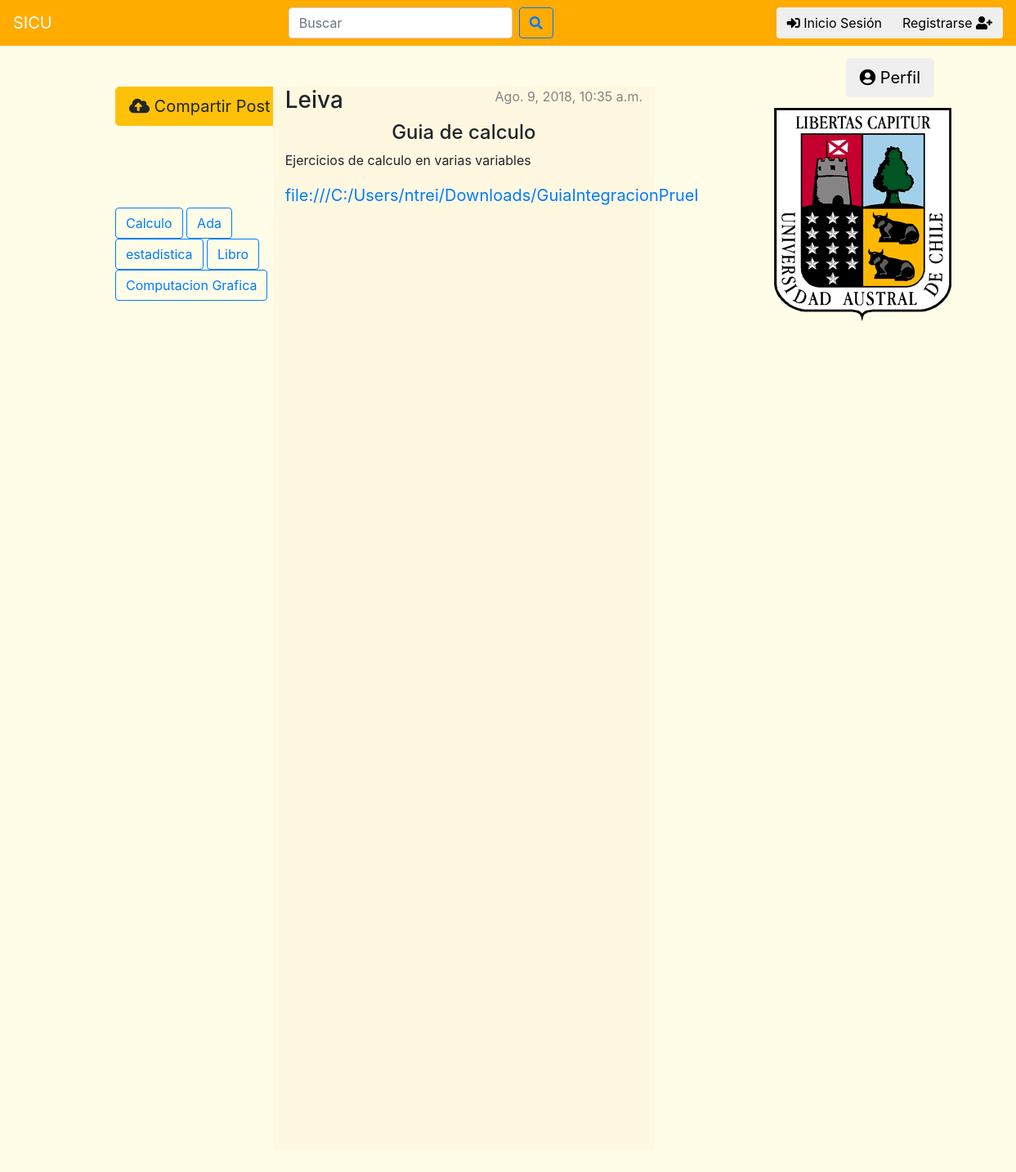
The app's page /post/31/ with its own data.
### blog/models.py (models this page shows, shortened)
@python_2_unicode_compatible
class Post(models.Model):
    autor = models.CharField(max_length=100)
    titulo = models.CharField(max_length=100)
    descripcion = models.TextField()
    link = models.CharField(max_length=400)
    fecha_creacion = models.DateTimeField(default = timezone.now)

### blog/views.py (the view)
def post_detail(request, pk):
    if request.method == 'POST':
        posts = reversed(Post.objects.filter(titulo__contains=request.POST.get('entrada')))
        return render(request, 'blog/post_list.html', {'posts': posts})
    else:
        post = get_object_or_404(Post, pk=pk)
        return render(request, 'blog/post_detail.html', {'post': post})

### blog/templates/blog/post_detail.html
{% extends 'blog/base.html' %}
{% block content %}
    <div class="post">
        {% if post.fecha_creacion %}
            <div class="date">
                {{ post.fecha_creacion }}
            </div>
        {% endif %}
        <h3>{{ post.autor }}</h3>
        <h4>{{ post.titulo }}</h4>
        <p>{{ post.descripcion|linebreaksbr }}</p>
        <div class="letras">
          <p><a href="{{ post.link|linebreaksbr }}">{{ post.link|linebreaksbr }}</a></p>
        </div>
    </div>
{% endblock %}

### blog/static/css/Estilo_Inicio.css (style rules this page uses)
* { margin: 0px; padding: 0px; }
h3 { text-align:left; }
h4 { text-align: center }
.date { float: right; color: #828282; }
.post { margin-bottom: 70px; }
.letras { font-size:20px; color:#100; }

### records on screen
Post: fecha_creacion "Ago. 9, 2018, 10:35 a.m.", autor "Leiva", titulo "Guia de calculo", descripcion "Ejercicios de calculo en varias variables", link "file:///C:/Users/ntrei/Downloads/GuiaIntegracionPruebas.pdf"
